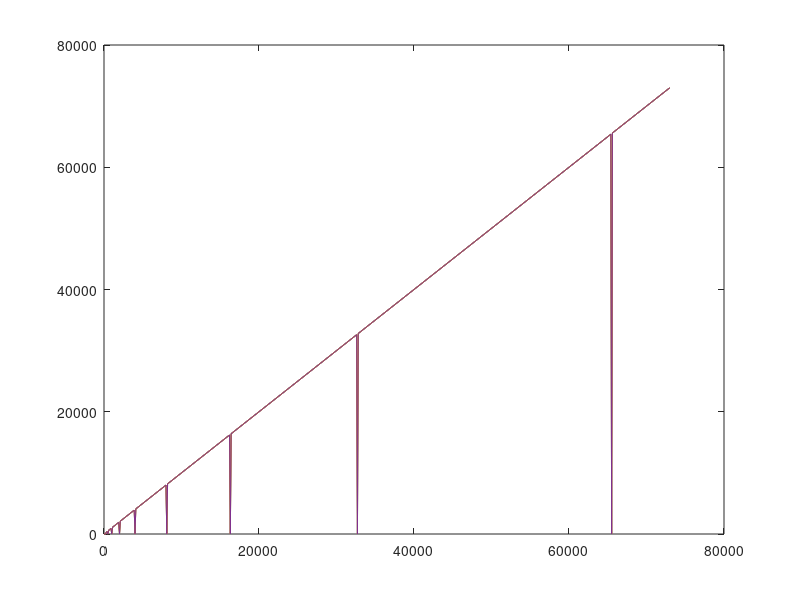

Write MATLAB code to recreate this figure.
x=1:100:73001;y1=1:100:73001;y2=1:100:73001;y3=1:100:73001;y4=1:100:73001;
y1(1) = 0.001900; y2(1) = 0.000400; y3(1) = 0.440111; y4(1) = 0.404300;
y1(1) = 0.001700; y2(1) = 0.000900; y3(1) = 0.439556; y4(1) = 0.393800;
y1(1) = 0.001500; y2(1) = 0.001000; y3(1) = 0.426333; y4(1) = 0.386100;
y1(1) = 0.001800; y2(1) = 0.001100; y3(1) = 0.412556; y4(1) = 0.371800;
y1(1) = 0.002200; y2(1) = 0.001100; y3(1) = 0.400222; y4(1) = 0.382800;
y1(1) = 0.003900; y2(1) = 0.002500; y3(1) = 0.392333; y4(1) = 0.352000;
y1(1) = 0.008500; y2(1) = 0.004600; y3(1) = 0.388000; y4(1) = 0.349900;
y1(2) = 0.024800; y2(2) = 0.008800; y3(2) = 0.393000; y4(2) = 0.352300;
y1(3) = 0.083200; y2(3) = 0.017800; y3(3) = 0.393889; y4(3) = 0.354100;
y1(6) = 0.302800; y2(6) = 0.039000; y3(6) = 0.421667; y4(6) = 0.353900;
y1(11) = 1.139900; y2(11) = 0.086000; y3(11) = 0.394000; y4(11) = 0.351800;
y1(21) = 2.462900; y2(21) = 0.184000; y3(21) = 0.453444; y4(21) = 0.380600;
y1(41) = 5.302000; y2(41) = 0.399900; y3(41) = 0.486000; y4(41) = 0.408900;
y1(82) = 11.354501; y2(82) = 0.862100; y3(82) = 0.548889; y4(82) = 0.442100;
y1(164) = 24.239601; y2(164) = 1.855900; y3(164) = 0.576222; y4(164) = 0.566300;
y1(328) = 48.463799; y2(328) = 3.716700; y3(328) = 0.548778; y4(328) = 0.390100;
y1(656) = 100.447502; y2(656) = 7.816199; y3(656) = 0.764778; y4(656) = 0.683600;
plot(x,y1,x,y2,x,y3,x,y4);